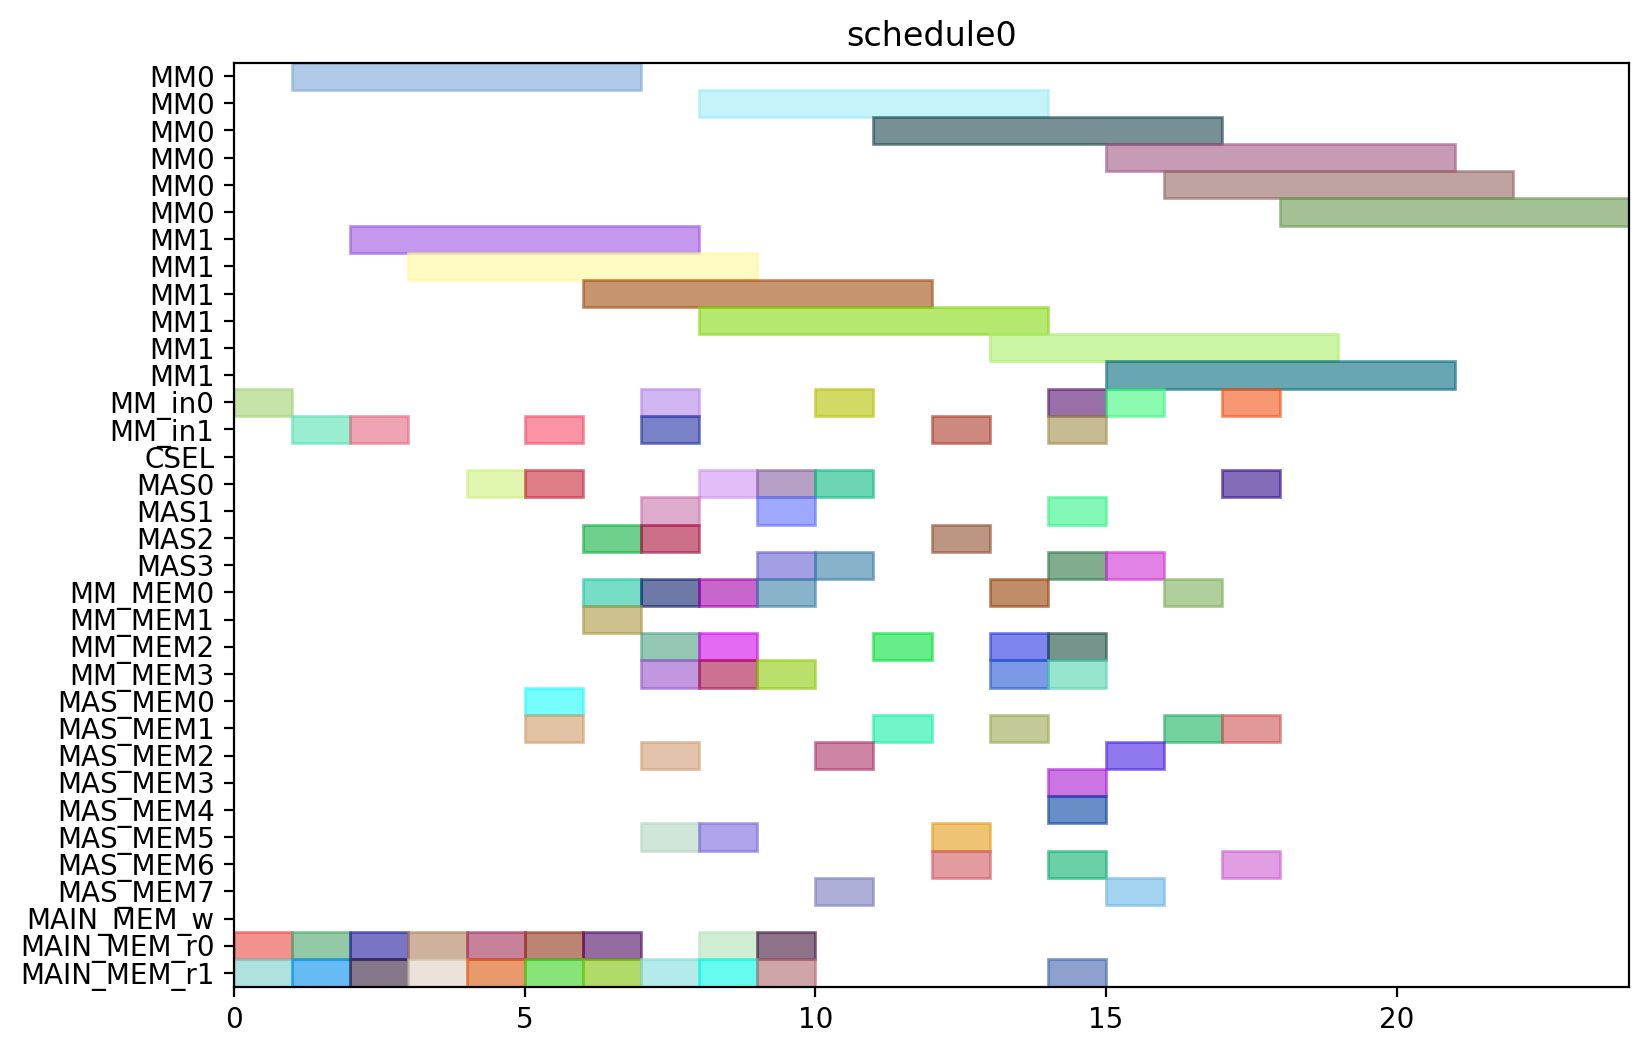

Write Python code to recreate this figure.
from pyschedule import Scenario, solvers, plotters, alt


def solve():
	horizon = 120
	S = Scenario("schedule0", horizon=horizon)

	# resource
	MM = S.Resources('MM', num=2, size=6)
	MM_in = S.Resources('MM_in', num=2)
	CSEL = S.Resource('CSEL')
	MAS = S.Resources('MAS', num=4, size=1, periods=range(1, horizon))
	MM_MEM = S.Resources('MM_MEM', num=4)
	MAS_MEM = S.Resources('MAS_MEM', num=8)
	MAIN_MEM_w = S.Resource('MAIN_MEM_w', size=1)
	MAIN_MEM_r = S.Resources('MAIN_MEM_r', num=2)

	# result of previous scheduling

	# new tasks
	t0 = S.Task('t0', length=6, delay_cost=1)
	t0 += alt(MM)
	t0_in = S.Task('t0_in', length=1, delay_cost=1)
	t0_in += alt(MM_in)
	S += t0_in*MM_in[0]<=t0*MM[0]
	S += t0_in*MM_in[1]<=t0*MM[1]
	t0_mem0 = S.Task('t0_mem0', length=1, delay_cost=1)
	t0_mem0 += MAIN_MEM_r[0]
	S += t0_mem0 <= t0

	t0_mem1 = S.Task('t0_mem1', length=1, delay_cost=1)
	t0_mem1 += MAIN_MEM_r[1]
	S += t0_mem1 <= t0

	t1 = S.Task('t1', length=6, delay_cost=1)
	t1 += alt(MM)
	t1_in = S.Task('t1_in', length=1, delay_cost=1)
	t1_in += alt(MM_in)
	S += t1_in*MM_in[0]<=t1*MM[0]
	S += t1_in*MM_in[1]<=t1*MM[1]
	t1_mem0 = S.Task('t1_mem0', length=1, delay_cost=1)
	t1_mem0 += MAIN_MEM_r[0]
	S += t1_mem0 <= t1

	t1_mem1 = S.Task('t1_mem1', length=1, delay_cost=1)
	t1_mem1 += MAIN_MEM_r[1]
	S += t1_mem1 <= t1

	t2 = S.Task('t2', length=6, delay_cost=1)
	t2 += alt(MM)
	t2_in = S.Task('t2_in', length=1, delay_cost=1)
	t2_in += alt(MM_in)
	S += t2_in*MM_in[0]<=t2*MM[0]
	S += t2_in*MM_in[1]<=t2*MM[1]
	t2_mem0 = S.Task('t2_mem0', length=1, delay_cost=1)
	t2_mem0 += MAIN_MEM_r[0]
	S += t2_mem0 <= t2

	t2_mem1 = S.Task('t2_mem1', length=1, delay_cost=1)
	t2_mem1 += MAIN_MEM_r[1]
	S += t2_mem1 <= t2

	t3 = S.Task('t3', length=1, delay_cost=1)
	t3 += alt(MAS)
	t3_mem0 = S.Task('t3_mem0', length=1, delay_cost=1)
	t3_mem0 += MAIN_MEM_r[0]
	S += t3_mem0 <= t3

	t3_mem1 = S.Task('t3_mem1', length=1, delay_cost=1)
	t3_mem1 += MAIN_MEM_r[1]
	S += t3_mem1 <= t3

	t4 = S.Task('t4', length=1, delay_cost=1)
	t4 += alt(MAS)
	t4_mem0 = S.Task('t4_mem0', length=1, delay_cost=1)
	t4_mem0 += MAIN_MEM_r[0]
	S += t4_mem0 <= t4

	t4_mem1 = S.Task('t4_mem1', length=1, delay_cost=1)
	t4_mem1 += MAIN_MEM_r[1]
	S += t4_mem1 <= t4

	t8 = S.Task('t8', length=1, delay_cost=1)
	t8 += alt(MAS)
	t8_mem0 = S.Task('t8_mem0', length=1, delay_cost=1)
	t8_mem0 += MAIN_MEM_r[0]
	S += t8_mem0 <= t8

	t8_mem1 = S.Task('t8_mem1', length=1, delay_cost=1)
	t8_mem1 += MAIN_MEM_r[1]
	S += t8_mem1 <= t8

	t9 = S.Task('t9', length=1, delay_cost=1)
	t9 += alt(MAS)
	t9_mem0 = S.Task('t9_mem0', length=1, delay_cost=1)
	t9_mem0 += MAIN_MEM_r[0]
	S += t9_mem0 <= t9

	t9_mem1 = S.Task('t9_mem1', length=1, delay_cost=1)
	t9_mem1 += MAIN_MEM_r[1]
	S += t9_mem1 <= t9

	t13 = S.Task('t13', length=1, delay_cost=1)
	t13 += alt(MAS)
	t13_mem0 = S.Task('t13_mem0', length=1, delay_cost=1)
	t13_mem0 += MAIN_MEM_r[0]
	S += t13_mem0 <= t13

	t13_mem1 = S.Task('t13_mem1', length=1, delay_cost=1)
	t13_mem1 += MAIN_MEM_r[1]
	S += t13_mem1 <= t13

	t14 = S.Task('t14', length=1, delay_cost=1)
	t14 += alt(MAS)
	t14_mem0 = S.Task('t14_mem0', length=1, delay_cost=1)
	t14_mem0 += MAIN_MEM_r[0]
	S += t14_mem0 <= t14

	t14_mem1 = S.Task('t14_mem1', length=1, delay_cost=1)
	t14_mem1 += MAIN_MEM_r[1]
	S += t14_mem1 <= t14

	t5 = S.Task('t5', length=6, delay_cost=1)
	t5 += alt(MM)
	t5_in = S.Task('t5_in', length=1, delay_cost=1)
	t5_in += alt(MM_in)
	S += t5_in*MM_in[0]<=t5*MM[0]
	S += t5_in*MM_in[1]<=t5*MM[1]
	t5_mem0 = S.Task('t5_mem0', length=1, delay_cost=1)
	t5_mem0 += alt(MAS_MEM)
	S += (t3*MAS[0])-1 < t5_mem0*MAS_MEM[0]
	S += (t3*MAS[1])-1 < t5_mem0*MAS_MEM[2]
	S += (t3*MAS[2])-1 < t5_mem0*MAS_MEM[4]
	S += (t3*MAS[3])-1 < t5_mem0*MAS_MEM[6]
	S += t5_mem0 <= t5

	t5_mem1 = S.Task('t5_mem1', length=1, delay_cost=1)
	t5_mem1 += alt(MAS_MEM)
	S += (t4*MAS[0])-1 < t5_mem1*MAS_MEM[1]
	S += (t4*MAS[1])-1 < t5_mem1*MAS_MEM[3]
	S += (t4*MAS[2])-1 < t5_mem1*MAS_MEM[5]
	S += (t4*MAS[3])-1 < t5_mem1*MAS_MEM[7]
	S += t5_mem1 <= t5

	t6 = S.Task('t6', length=1, delay_cost=1)
	t6 += alt(MAS)
	t6_mem0 = S.Task('t6_mem0', length=1, delay_cost=1)
	t6_mem0 += alt(MM_MEM)
	S += (t0*MM[0])-1 < t6_mem0*MM_MEM[0]
	S += (t0*MM[1])-1 < t6_mem0*MM_MEM[2]
	S += t6_mem0 <= t6

	t6_mem1 = S.Task('t6_mem1', length=1, delay_cost=1)
	t6_mem1 += alt(MM_MEM)
	S += (t1*MM[0])-1 < t6_mem1*MM_MEM[1]
	S += (t1*MM[1])-1 < t6_mem1*MM_MEM[3]
	S += t6_mem1 <= t6

	t10 = S.Task('t10', length=6, delay_cost=1)
	t10 += alt(MM)
	t10_in = S.Task('t10_in', length=1, delay_cost=1)
	t10_in += alt(MM_in)
	S += t10_in*MM_in[0]<=t10*MM[0]
	S += t10_in*MM_in[1]<=t10*MM[1]
	t10_mem0 = S.Task('t10_mem0', length=1, delay_cost=1)
	t10_mem0 += alt(MAS_MEM)
	S += (t8*MAS[0])-1 < t10_mem0*MAS_MEM[0]
	S += (t8*MAS[1])-1 < t10_mem0*MAS_MEM[2]
	S += (t8*MAS[2])-1 < t10_mem0*MAS_MEM[4]
	S += (t8*MAS[3])-1 < t10_mem0*MAS_MEM[6]
	S += t10_mem0 <= t10

	t10_mem1 = S.Task('t10_mem1', length=1, delay_cost=1)
	t10_mem1 += alt(MAS_MEM)
	S += (t9*MAS[0])-1 < t10_mem1*MAS_MEM[1]
	S += (t9*MAS[1])-1 < t10_mem1*MAS_MEM[3]
	S += (t9*MAS[2])-1 < t10_mem1*MAS_MEM[5]
	S += (t9*MAS[3])-1 < t10_mem1*MAS_MEM[7]
	S += t10_mem1 <= t10

	t11 = S.Task('t11', length=1, delay_cost=1)
	t11 += alt(MAS)
	t11_mem0 = S.Task('t11_mem0', length=1, delay_cost=1)
	t11_mem0 += alt(MM_MEM)
	S += (t1*MM[0])-1 < t11_mem0*MM_MEM[0]
	S += (t1*MM[1])-1 < t11_mem0*MM_MEM[2]
	S += t11_mem0 <= t11

	t11_mem1 = S.Task('t11_mem1', length=1, delay_cost=1)
	t11_mem1 += alt(MM_MEM)
	S += (t2*MM[0])-1 < t11_mem1*MM_MEM[1]
	S += (t2*MM[1])-1 < t11_mem1*MM_MEM[3]
	S += t11_mem1 <= t11

	t15 = S.Task('t15', length=6, delay_cost=1)
	t15 += alt(MM)
	t15_in = S.Task('t15_in', length=1, delay_cost=1)
	t15_in += alt(MM_in)
	S += t15_in*MM_in[0]<=t15*MM[0]
	S += t15_in*MM_in[1]<=t15*MM[1]
	t15_mem0 = S.Task('t15_mem0', length=1, delay_cost=1)
	t15_mem0 += alt(MAS_MEM)
	S += (t13*MAS[0])-1 < t15_mem0*MAS_MEM[0]
	S += (t13*MAS[1])-1 < t15_mem0*MAS_MEM[2]
	S += (t13*MAS[2])-1 < t15_mem0*MAS_MEM[4]
	S += (t13*MAS[3])-1 < t15_mem0*MAS_MEM[6]
	S += t15_mem0 <= t15

	t15_mem1 = S.Task('t15_mem1', length=1, delay_cost=1)
	t15_mem1 += alt(MAS_MEM)
	S += (t14*MAS[0])-1 < t15_mem1*MAS_MEM[1]
	S += (t14*MAS[1])-1 < t15_mem1*MAS_MEM[3]
	S += (t14*MAS[2])-1 < t15_mem1*MAS_MEM[5]
	S += (t14*MAS[3])-1 < t15_mem1*MAS_MEM[7]
	S += t15_mem1 <= t15

	t16 = S.Task('t16', length=1, delay_cost=1)
	t16 += alt(MAS)
	t16_mem0 = S.Task('t16_mem0', length=1, delay_cost=1)
	t16_mem0 += alt(MM_MEM)
	S += (t0*MM[0])-1 < t16_mem0*MM_MEM[0]
	S += (t0*MM[1])-1 < t16_mem0*MM_MEM[2]
	S += t16_mem0 <= t16

	t16_mem1 = S.Task('t16_mem1', length=1, delay_cost=1)
	t16_mem1 += alt(MM_MEM)
	S += (t2*MM[0])-1 < t16_mem1*MM_MEM[1]
	S += (t2*MM[1])-1 < t16_mem1*MM_MEM[3]
	S += t16_mem1 <= t16

	t18 = S.Task('t18', length=1, delay_cost=1)
	t18 += alt(MAS)
	t18_mem0 = S.Task('t18_mem0', length=1, delay_cost=1)
	t18_mem0 += alt(MM_MEM)
	S += (t0*MM[0])-1 < t18_mem0*MM_MEM[0]
	S += (t0*MM[1])-1 < t18_mem0*MM_MEM[2]
	S += t18_mem0 <= t18

	t18_mem1 = S.Task('t18_mem1', length=1, delay_cost=1)
	t18_mem1 += alt(MM_MEM)
	S += (t0*MM[0])-1 < t18_mem1*MM_MEM[1]
	S += (t0*MM[1])-1 < t18_mem1*MM_MEM[3]
	S += t18_mem1 <= t18

	t20 = S.Task('t20', length=6, delay_cost=1)
	t20 += alt(MM)
	t20_in = S.Task('t20_in', length=1, delay_cost=1)
	t20_in += alt(MM_in)
	S += t20_in*MM_in[0]<=t20*MM[0]
	S += t20_in*MM_in[1]<=t20*MM[1]
	t20_mem0 = S.Task('t20_mem0', length=1, delay_cost=1)
	t20_mem0 += alt(MM_MEM)
	S += (t2*MM[0])-1 < t20_mem0*MM_MEM[0]
	S += (t2*MM[1])-1 < t20_mem0*MM_MEM[2]
	S += t20_mem0 <= t20

	t20_mem1 = S.Task('t20_mem1', length=1, delay_cost=1)
	t20_mem1 += MAIN_MEM_r[1]
	S += t20_mem1 <= t20

	t7 = S.Task('t7', length=1, delay_cost=1)
	t7 += alt(MAS)
	t7_mem0 = S.Task('t7_mem0', length=1, delay_cost=1)
	t7_mem0 += alt(MM_MEM)
	S += (t5*MM[0])-1 < t7_mem0*MM_MEM[0]
	S += (t5*MM[1])-1 < t7_mem0*MM_MEM[2]
	S += t7_mem0 <= t7

	t7_mem1 = S.Task('t7_mem1', length=1, delay_cost=1)
	t7_mem1 += alt(MAS_MEM)
	S += (t6*MAS[0])-1 < t7_mem1*MAS_MEM[1]
	S += (t6*MAS[1])-1 < t7_mem1*MAS_MEM[3]
	S += (t6*MAS[2])-1 < t7_mem1*MAS_MEM[5]
	S += (t6*MAS[3])-1 < t7_mem1*MAS_MEM[7]
	S += t7_mem1 <= t7

	t12 = S.Task('t12', length=1, delay_cost=1)
	t12 += alt(MAS)
	t12_mem0 = S.Task('t12_mem0', length=1, delay_cost=1)
	t12_mem0 += alt(MM_MEM)
	S += (t10*MM[0])-1 < t12_mem0*MM_MEM[0]
	S += (t10*MM[1])-1 < t12_mem0*MM_MEM[2]
	S += t12_mem0 <= t12

	t12_mem1 = S.Task('t12_mem1', length=1, delay_cost=1)
	t12_mem1 += alt(MAS_MEM)
	S += (t11*MAS[0])-1 < t12_mem1*MAS_MEM[1]
	S += (t11*MAS[1])-1 < t12_mem1*MAS_MEM[3]
	S += (t11*MAS[2])-1 < t12_mem1*MAS_MEM[5]
	S += (t11*MAS[3])-1 < t12_mem1*MAS_MEM[7]
	S += t12_mem1 <= t12

	t17 = S.Task('t17', length=1, delay_cost=1)
	t17 += alt(MAS)
	t17_mem0 = S.Task('t17_mem0', length=1, delay_cost=1)
	t17_mem0 += alt(MM_MEM)
	S += (t15*MM[0])-1 < t17_mem0*MM_MEM[0]
	S += (t15*MM[1])-1 < t17_mem0*MM_MEM[2]
	S += t17_mem0 <= t17

	t17_mem1 = S.Task('t17_mem1', length=1, delay_cost=1)
	t17_mem1 += alt(MAS_MEM)
	S += (t16*MAS[0])-1 < t17_mem1*MAS_MEM[1]
	S += (t16*MAS[1])-1 < t17_mem1*MAS_MEM[3]
	S += (t16*MAS[2])-1 < t17_mem1*MAS_MEM[5]
	S += (t16*MAS[3])-1 < t17_mem1*MAS_MEM[7]
	S += t17_mem1 <= t17

	t19 = S.Task('t19', length=1, delay_cost=1)
	t19 += alt(MAS)
	t19_mem0 = S.Task('t19_mem0', length=1, delay_cost=1)
	t19_mem0 += alt(MM_MEM)
	S += (t0*MM[0])-1 < t19_mem0*MM_MEM[0]
	S += (t0*MM[1])-1 < t19_mem0*MM_MEM[2]
	S += t19_mem0 <= t19

	t19_mem1 = S.Task('t19_mem1', length=1, delay_cost=1)
	t19_mem1 += alt(MAS_MEM)
	S += (t18*MAS[0])-1 < t19_mem1*MAS_MEM[1]
	S += (t18*MAS[1])-1 < t19_mem1*MAS_MEM[3]
	S += (t18*MAS[2])-1 < t19_mem1*MAS_MEM[5]
	S += (t18*MAS[3])-1 < t19_mem1*MAS_MEM[7]
	S += t19_mem1 <= t19

	t21 = S.Task('t21', length=1, delay_cost=1)
	t21 += alt(MAS)
	t21_mem0 = S.Task('t21_mem0', length=1, delay_cost=1)
	t21_mem0 += alt(MM_MEM)
	S += (t1*MM[0])-1 < t21_mem0*MM_MEM[0]
	S += (t1*MM[1])-1 < t21_mem0*MM_MEM[2]
	S += t21_mem0 <= t21

	t21_mem1 = S.Task('t21_mem1', length=1, delay_cost=1)
	t21_mem1 += alt(MM_MEM)
	S += (t20*MM[0])-1 < t21_mem1*MM_MEM[1]
	S += (t20*MM[1])-1 < t21_mem1*MM_MEM[3]
	S += t21_mem1 <= t21

	t22 = S.Task('t22', length=1, delay_cost=1)
	t22 += alt(MAS)
	t22_mem0 = S.Task('t22_mem0', length=1, delay_cost=1)
	t22_mem0 += alt(MM_MEM)
	S += (t1*MM[0])-1 < t22_mem0*MM_MEM[0]
	S += (t1*MM[1])-1 < t22_mem0*MM_MEM[2]
	S += t22_mem0 <= t22

	t22_mem1 = S.Task('t22_mem1', length=1, delay_cost=1)
	t22_mem1 += alt(MM_MEM)
	S += (t20*MM[0])-1 < t22_mem1*MM_MEM[1]
	S += (t20*MM[1])-1 < t22_mem1*MM_MEM[3]
	S += t22_mem1 <= t22

	t23 = S.Task('t23', length=6, delay_cost=1)
	t23 += alt(MM)
	t23_in = S.Task('t23_in', length=1, delay_cost=1)
	t23_in += alt(MM_in)
	S += t23_in*MM_in[0]<=t23*MM[0]
	S += t23_in*MM_in[1]<=t23*MM[1]
	t23_mem0 = S.Task('t23_mem0', length=1, delay_cost=1)
	t23_mem0 += alt(MAS_MEM)
	S += (t17*MAS[0])-1 < t23_mem0*MAS_MEM[0]
	S += (t17*MAS[1])-1 < t23_mem0*MAS_MEM[2]
	S += (t17*MAS[2])-1 < t23_mem0*MAS_MEM[4]
	S += (t17*MAS[3])-1 < t23_mem0*MAS_MEM[6]
	S += t23_mem0 <= t23

	t23_mem1 = S.Task('t23_mem1', length=1, delay_cost=1)
	t23_mem1 += MAIN_MEM_r[1]
	S += t23_mem1 <= t23

	t25 = S.Task('t25', length=6, delay_cost=1)
	t25 += alt(MM)
	t25_in = S.Task('t25_in', length=1, delay_cost=1)
	t25_in += alt(MM_in)
	S += t25_in*MM_in[0]<=t25*MM[0]
	S += t25_in*MM_in[1]<=t25*MM[1]
	t25_mem0 = S.Task('t25_mem0', length=1, delay_cost=1)
	t25_mem0 += alt(MAS_MEM)
	S += (t7*MAS[0])-1 < t25_mem0*MAS_MEM[0]
	S += (t7*MAS[1])-1 < t25_mem0*MAS_MEM[2]
	S += (t7*MAS[2])-1 < t25_mem0*MAS_MEM[4]
	S += (t7*MAS[3])-1 < t25_mem0*MAS_MEM[6]
	S += t25_mem0 <= t25

	t25_mem1 = S.Task('t25_mem1', length=1, delay_cost=1)
	t25_mem1 += alt(MAS_MEM)
	S += (t22*MAS[0])-1 < t25_mem1*MAS_MEM[1]
	S += (t22*MAS[1])-1 < t25_mem1*MAS_MEM[3]
	S += (t22*MAS[2])-1 < t25_mem1*MAS_MEM[5]
	S += (t22*MAS[3])-1 < t25_mem1*MAS_MEM[7]
	S += t25_mem1 <= t25

	t27 = S.Task('t27', length=6, delay_cost=1)
	t27 += alt(MM)
	t27_in = S.Task('t27_in', length=1, delay_cost=1)
	t27_in += alt(MM_in)
	S += t27_in*MM_in[0]<=t27*MM[0]
	S += t27_in*MM_in[1]<=t27*MM[1]
	t27_mem0 = S.Task('t27_mem0', length=1, delay_cost=1)
	t27_mem0 += alt(MAS_MEM)
	S += (t22*MAS[0])-1 < t27_mem0*MAS_MEM[0]
	S += (t22*MAS[1])-1 < t27_mem0*MAS_MEM[2]
	S += (t22*MAS[2])-1 < t27_mem0*MAS_MEM[4]
	S += (t22*MAS[3])-1 < t27_mem0*MAS_MEM[6]
	S += t27_mem0 <= t27

	t27_mem1 = S.Task('t27_mem1', length=1, delay_cost=1)
	t27_mem1 += alt(MAS_MEM)
	S += (t21*MAS[0])-1 < t27_mem1*MAS_MEM[1]
	S += (t21*MAS[1])-1 < t27_mem1*MAS_MEM[3]
	S += (t21*MAS[2])-1 < t27_mem1*MAS_MEM[5]
	S += (t21*MAS[3])-1 < t27_mem1*MAS_MEM[7]
	S += t27_mem1 <= t27

	t28 = S.Task('t28', length=6, delay_cost=1)
	t28 += alt(MM)
	t28_in = S.Task('t28_in', length=1, delay_cost=1)
	t28_in += alt(MM_in)
	S += t28_in*MM_in[0]<=t28*MM[0]
	S += t28_in*MM_in[1]<=t28*MM[1]
	t28_mem0 = S.Task('t28_mem0', length=1, delay_cost=1)
	t28_mem0 += alt(MAS_MEM)
	S += (t19*MAS[0])-1 < t28_mem0*MAS_MEM[0]
	S += (t19*MAS[1])-1 < t28_mem0*MAS_MEM[2]
	S += (t19*MAS[2])-1 < t28_mem0*MAS_MEM[4]
	S += (t19*MAS[3])-1 < t28_mem0*MAS_MEM[6]
	S += t28_mem0 <= t28

	t28_mem1 = S.Task('t28_mem1', length=1, delay_cost=1)
	t28_mem1 += alt(MAS_MEM)
	S += (t7*MAS[0])-1 < t28_mem1*MAS_MEM[1]
	S += (t7*MAS[1])-1 < t28_mem1*MAS_MEM[3]
	S += (t7*MAS[2])-1 < t28_mem1*MAS_MEM[5]
	S += (t7*MAS[3])-1 < t28_mem1*MAS_MEM[7]
	S += t28_mem1 <= t28

	t29 = S.Task('t29', length=6, delay_cost=1)
	t29 += alt(MM)
	t29_in = S.Task('t29_in', length=1, delay_cost=1)
	t29_in += alt(MM_in)
	S += t29_in*MM_in[0]<=t29*MM[0]
	S += t29_in*MM_in[1]<=t29*MM[1]
	t29_mem0 = S.Task('t29_mem0', length=1, delay_cost=1)
	t29_mem0 += alt(MAS_MEM)
	S += (t21*MAS[0])-1 < t29_mem0*MAS_MEM[0]
	S += (t21*MAS[1])-1 < t29_mem0*MAS_MEM[2]
	S += (t21*MAS[2])-1 < t29_mem0*MAS_MEM[4]
	S += (t21*MAS[3])-1 < t29_mem0*MAS_MEM[6]
	S += t29_mem0 <= t29

	t29_mem1 = S.Task('t29_mem1', length=1, delay_cost=1)
	t29_mem1 += alt(MAS_MEM)
	S += (t12*MAS[0])-1 < t29_mem1*MAS_MEM[1]
	S += (t12*MAS[1])-1 < t29_mem1*MAS_MEM[3]
	S += (t12*MAS[2])-1 < t29_mem1*MAS_MEM[5]
	S += (t12*MAS[3])-1 < t29_mem1*MAS_MEM[7]
	S += t29_mem1 <= t29

	solvers.mip.solve(S,msg=1,kind='CPLEX',ratio_gap=1.01)

	solution = [['hoge']*len(S.solution()[1]) for i in range(len(S.solution()))]
	for i in range(len(S.solution())):
		for j in range(len(S.solution()[i])):
			solution[i][j]=str(S.solution()[i][j])
	print(solution)

	cycles = int(solution[-1][3])

	pic_file_name = "/home/mfukuda/ABE/multiRAM_multiMAS_16mux/scheduling_result/stage6MM2_stage1MAS4/EP_ADD_A_0/schedule0.png"
	if(S.solution() != []):
		plotters.matplotlib.plot(S,img_filename=pic_file_name, show_task_labels=False, fig_size=(cycles*0.25+3, 6))

	return solution
